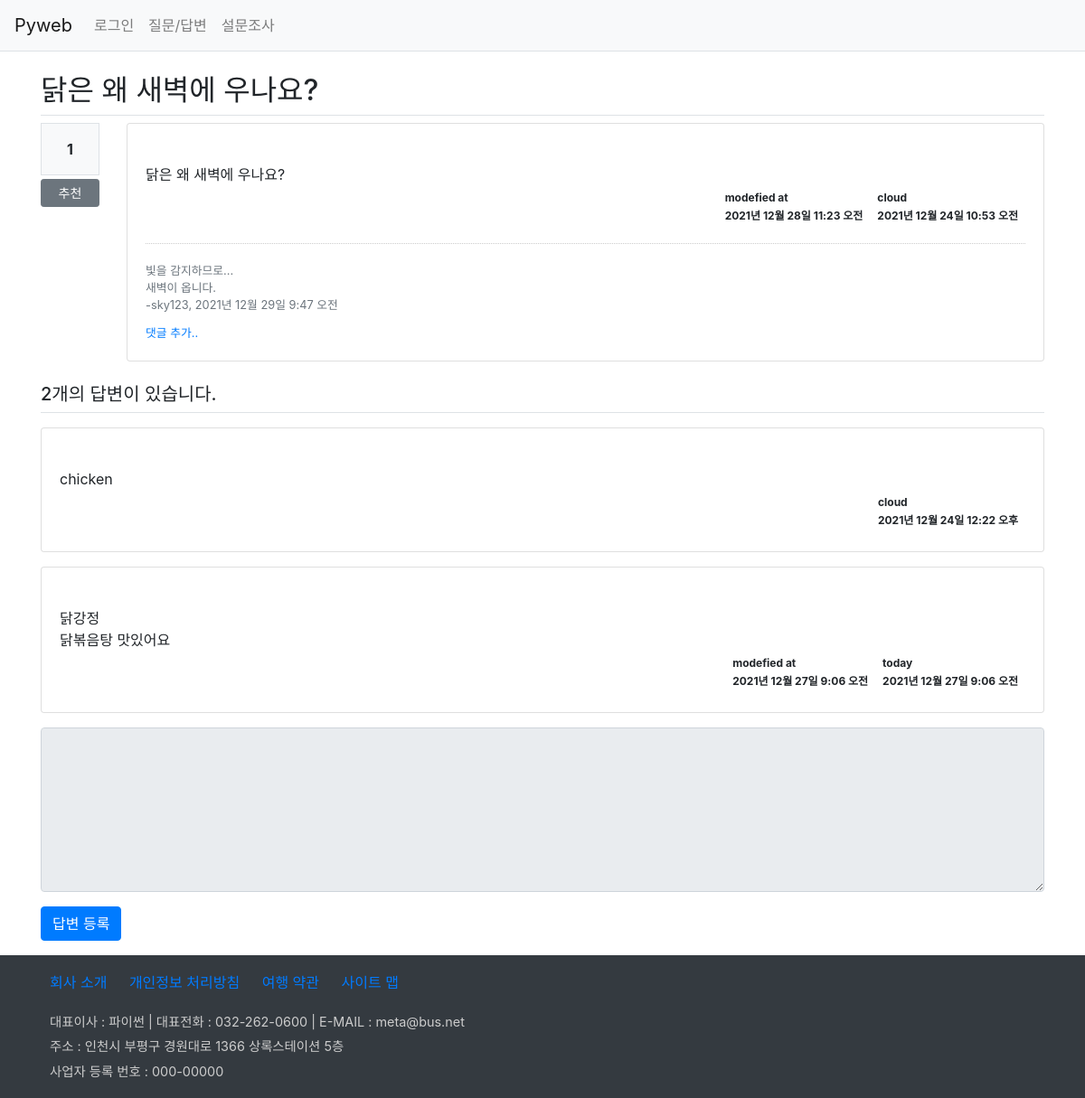
The page /board/26/ on the database as committed earlier.
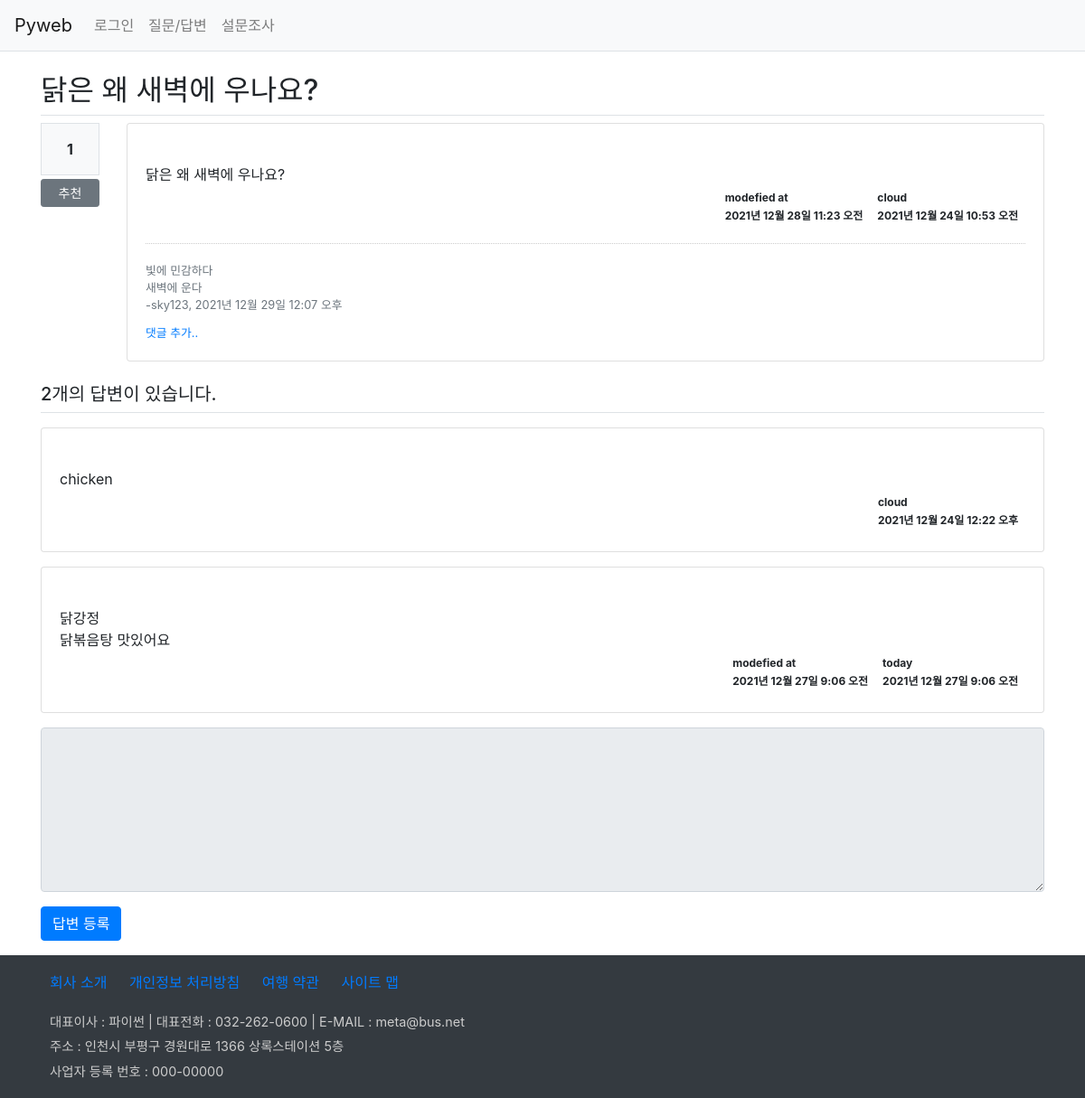
The same page on the database as committed later.
### board/models.py (models this page shows, shortened)
class Question(models.Model):
    author = models.ForeignKey(User, on_delete=models.CASCADE, related_name='author_question')
    subject = models.CharField(max_length=100)  #제목 칼럼
    content = models.TextField()                #질문 내용
    create_date = models.DateTimeField()        #질문 작성일
    modify_date = models.DateTimeField(null=True, blank=True)  #질문 수정일
    voter = models.ManyToManyField(User, related_name='voter_question')   #추천수(다대다관계)

class Comment(models.Model):
    author = models.ForeignKey(User, on_delete=models.CASCADE)  #댓글 글쓴이
    content = models.TextField()          #댓글 내용
    create_date = models.DateTimeField()  #작성일
    modify_date = models.DateTimeField(null=True, blank=True)
    question = models.ForeignKey(Question, null=True, blank=True, # 질문 댓글
                                 on_delete=models.CASCADE)
    answer = models.ForeignKey(Answer, null=True, blank=True,     # 답변 댓글
                                 on_delete=models.CASCADE)

class Answer(models.Model):
    author = models.ForeignKey(User, on_delete=models.CASCADE)
    question = models.ForeignKey(Question, on_delete=models.CASCADE) #외래키, 제목
    content = models.TextField()          #답변 내용
    create_date = models.DateTimeField()  #답변 작성일
    modify_date = models.DateTimeField(null=True, blank=True)

### board/views.py (the view)
# urls.py: path('<int:question_id>/', views.detail, name='detail'),
def detail(request, question_id):
    question = get_object_or_404(Question, pk=question_id)
    return render(request, 'board/detail.html', {'question':question})

### templates/board/detail.html (shortened to what this page needs)
{% extends 'base.html' %}
{% block content %}
<div class="container my-3">
    <h2 class="border-bottom py-2">{{ question.subject }}</h2>
    <div class="row">
        <div class="col-1">
            <div class="bg-light text-center border font-weight-bolder p-3">
                {{ question.voter.count }}
            </div>
            <a href="#" data-uri="{% url 'board:vote_question' question.id %}"
               class="recommend btn btn-sm btn-secondary btn-block my-1">추천</a>
        </div>
        <div class="col-11">
            <div class="card">
                <div class="card-body">
                    <div class="card-text" style="white-space:pre-line">
                        {{ question.content }}
                    </div>
                    <div class="d-flex justify-content-end">
                        {% if question.modify_date %}
                        <div class="badge bagde-light text-left p-2">
                            <div class="mb-2">modefied at</div>
                            <div>{{ question.modify_date }}</div>
                        </div>
                        {% endif %}
                        <div class="badge bagde-light text-left p-2">
                            <div class="mb-2">{{ question.author }}</div>
                            <div>{{ question.create_date }}</div>
                        </div>
                    </div>
                    <div class="mt-3">
                        {% for comment in question.comment_set.all %}
                        <div class="comment my-2 text-muted">
                            <span style="white-space:pre-line">
                                {{ comment.content }}
                            </span>
                            <span>
                                -{{ comment.author }}, {{ comment.create_date }}
                            </span>
                        </div>
                        {% endfor %}
                    </div>
                    <div>
                        <a href="{% url 'board:comment_create_question' question.id %}"
                           class="small">댓글 추가..</a>
                    </div>
                </div>
            </div>
        </div>
    </div>
    <h5 class="border-bottom my-3 py-2">
        {{ question.answer_set.count }}개의 답변이 있습니다.
    </h5>
    {% for answer in question.answer_set.all %}
    <div class="card my-3">
        <div class="card-body">
            <div class="card-text" style="white-space:pre-line">
                {{ answer.content }}
            </div>
            <div class="d-flex justify-content-end">
                {% if answer.modify_date %}
                <div class="badge bagde-light text-left p-2">
                    <div class="mb-2">modefied at</div>
                    <div>{{ answer.modify_date }}</div>
                </div>
                {% endif %}
                <div class="badge bagde-light text-left p-2">
                    <div class="mb-2">{{ answer.author }}</div>
                    <div>{{ answer.create_date }}</div>
                </div>
            </div>
        </div>
    </div>
    {% endfor %}
    <form action="{% url 'board:answer_create' question.id %}" method="post">
        <div class="form-group">
            <textarea name="content" rows="7" cols="50" class="form-control"
                        {% if not user.is_authenticated %}
                            disabled
                        {% endif %}></textarea>
        </div>
        <input type="submit" value="답변 등록" class="btn btn-primary">
    </form>
</div>
{% endblock %}

### templates/base.html (shortened to what this page needs)
{% load static %}
<!DOCTYPE html>
<html lang="en">
<head>
    <link rel="stylesheet" href="{% static 'board/css/bootstrap.css' %}">
    <link rel="stylesheet" href="{% static 'board/css/style.css' %}">
</head>
<body>
{% include 'navbar.html' %}
{% block content %}{% endblock %}
{% include 'footer.html' %}
</body>
</html>

### templates/navbar.html (shortened to what this page needs)
<nav class="navbar navbar-expand-lg navbar-light bg-light border-bottom">
    <a class="navbar-brand" href="{% url 'board:index' %}">Pyweb</a>
    <div class="collapse navbar-collapse flex-grow-0" id="navbarNav">
        <ul class="navbar-nav">
            <li class="nav-item" >
                {% if user.is_authenticated %}
                    <a class="nav-link" href="{% url 'common:logout' %}">
                        {{ user.username }}(로그아웃)
                    </a>
                {% else %}
                    <a class="nav-link" href="{% url 'common:login' %}">로그인</a>
                {% endif %}
            </li>
            <li class="nav-item">
                <a class="nav-link" href="{% url 'board:boardlist' %}">질문/답변</a>
            </li>
            <li class="nav-item">
                <a class="nav-link" href="{% url 'poll:index' %}">설문조사</a>
            </li>
        </ul>
    </div>
</nav>

### templates/footer.html
<footer class="p-2 bg-dark">
    <div class="container">
        <ul class="list-inline">
            <li><a href="#">회사 소개</a></li>
            <li><a href="#">개인정보 처리방침</a></li>
            <li><a href="#">여행 약관</a></li>
            <li><a href="#">사이트 맵</a></li>
        </ul>
        <address>
            <p>대표이사 : 파이썬 | 대표전화 : 032-262-0600 | E-MAIL : meta@bus.net</p>
            <p>주소 : 인천시 부평구 경원대로 1366 상록스테이션 5층</p>
            <p>사업자 등록 번호 : 000-00000</p>
        </address>
    </div>
</footer>

### static/board/css/style.css (style rules this page uses)
footer .list-inline li { display:inline-block; margin:10px; }
footer address { margin-left:10px; color:#ccc; }
footer address p { line-height:0.7rem; font-size:0.9rem }
.comment { border-top:1px dotted #ccc; font-size: 0.8rem; }

Rows that differ between the two databases and show on the page:
removed Comment: content "빛을 감지하므로... 새벽이 옵니다.", author "sky123", create_date "2021년 12월 29일 9:47 오전"
added Comment: content "빛에 민감하다 새벽에 운다", author "sky123", create_date "2021년 12월 29일 12:07 오후"
